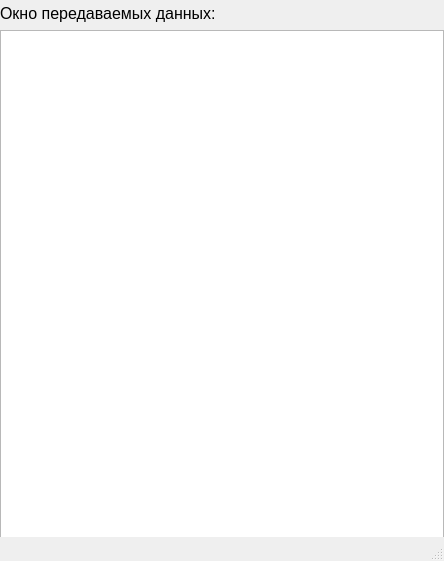
<?xml version="1.0" encoding="UTF-8"?>
<ui version="4.0">
 <class>MainWindow</class>
 <widget class="QMainWindow" name="MainWindow">
  <property name="geometry">
   <rect>
    <x>0</x>
    <y>0</y>
    <width>444</width>
    <height>561</height>
   </rect>
  </property>
  <property name="minimumSize">
   <size>
    <width>444</width>
    <height>561</height>
   </size>
  </property>
  <property name="maximumSize">
   <size>
    <width>444</width>
    <height>561</height>
   </size>
  </property>
  <property name="font">
   <font>
    <pointsize>12</pointsize>
   </font>
  </property>
  <property name="windowTitle">
   <string>Серевр</string>
  </property>
  <widget class="QWidget" name="centralWidget">
   <widget class="QListWidget" name="listWidget">
    <property name="geometry">
     <rect>
      <x>0</x>
      <y>30</y>
      <width>444</width>
      <height>531</height>
     </rect>
    </property>
    <property name="minimumSize">
     <size>
      <width>444</width>
      <height>531</height>
     </size>
    </property>
    <property name="maximumSize">
     <size>
      <width>444</width>
      <height>531</height>
     </size>
    </property>
    <property name="font">
     <font>
      <pointsize>12</pointsize>
     </font>
    </property>
   </widget>
   <widget class="QLabel" name="label">
    <property name="geometry">
     <rect>
      <x>0</x>
      <y>3</y>
      <width>221</width>
      <height>21</height>
     </rect>
    </property>
    <property name="text">
     <string>Окно передаваемых данных:</string>
    </property>
   </widget>
  </widget>
  <widget class="QMenuBar" name="menuBar">
   <property name="geometry">
    <rect>
     <x>0</x>
     <y>0</y>
     <width>444</width>
     <height>21</height>
    </rect>
   </property>
  </widget>
  <widget class="QStatusBar" name="statusBar">
   <property name="font">
    <font>
     <pointsize>12</pointsize>
    </font>
   </property>
  </widget>
 </widget>
 <layoutdefault spacing="6" margin="11"/>
 <resources/>
 <connections/>
</ui>
